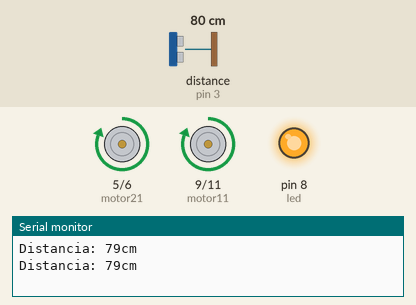
Bench run of a sketch on a simulated Arduino Uno, built with avr-gcc and run on an emulated ATmega328P. Shown: motor-driver pin pairs drawn as motors (green arrow = first pin HIGH = forward, orange = second pin HIGH = backward, longer = more drive), output pins drawn as LEDs (lit = HIGH), the last lines printed to the serial monitor. The test bench sets the inputs (shaded band); at power-on: distance to the obstacle (sensor on pin 3) 80 cm. The echo pulse lasts 58.3 µs per cm; pins used as bus, display or sensor lines are not drawn.

Above: at 10.9 s.
11.0 s: distance to the obstacle (sensor on pin 3) set to 150 cm
At 15.27 s:
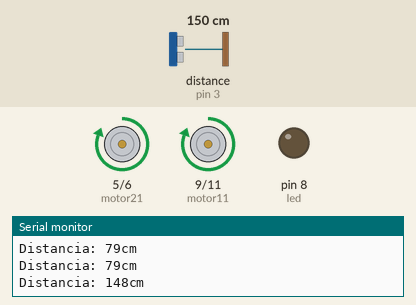
21.9 s: distance to the obstacle (sensor on pin 3) set to 158 cm
At 26.8 s:
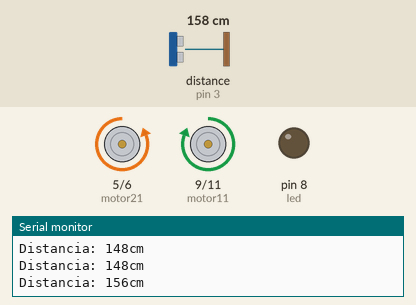
Timing chart, 0 to 28.3 s (numbered marks = the images above; inputs shaded):
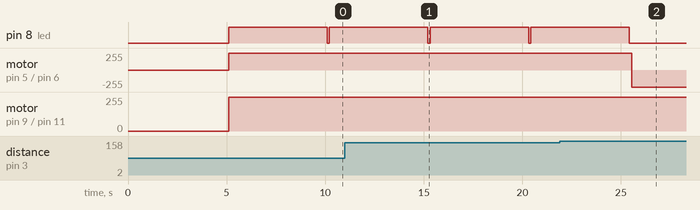

The sketch:

oddesey1__1_.ino
```cpp
const int Trigger = 10;   //Pin digital 2 para el Trigger del sensor
const int Echo = 3;   //Pin digital 3 para el Echo del sensor
int led = 8;
int motor11 = 9;
int motor12 = 11;
int motor21 = 5;
int motor22 = 6;
int BN = 1;

void setup() {
  Serial.begin(9600);//iniciailzamos la comunicación
  pinMode(Trigger, OUTPUT); //pin como salida
  pinMode(Echo, INPUT);  //pin como entrada
  pinMode(led, OUTPUT);
  digitalWrite(Trigger, LOW);//Inicializamos el pin con 0

  pinMode(motor11, OUTPUT);
  pinMode(motor12, OUTPUT);
  pinMode(motor21, OUTPUT);
  pinMode(motor22, OUTPUT);

  pinMode(BN, INPUT);

}

void loop()
{

 delay(5000);

 digitalWrite(led, LOW);
  long t; //timepo que demora en llegar el eco
  long d; //distancia en centimetros

  digitalWrite(Trigger, HIGH);
  delayMicroseconds(10);          //Enviamos un pulso de 10us
  digitalWrite(Trigger, LOW);

  t = pulseIn(Echo, HIGH); //obtenemos el ancho del pulso
  d = t/59;             //escalamos el tiempo a una distancia en cm

  Serial.print("Distancia: ");
  Serial.print(d);      //Enviamos serialmente el valor de la distancia
  Serial.print("cm");
  Serial.println();
  delay(100);          //Hacemos una pausa de 100ms


  if(d <= 150){
    digitalWrite(led, HIGH);

    digitalWrite(motor11, HIGH);
    digitalWrite(motor12, LOW);
    digitalWrite(motor21, HIGH);
    digitalWrite(motor22, LOW);
  }
  else {
    digitalWrite(motor11, HIGH);
    digitalWrite(motor12, LOW);
    digitalWrite(motor21, LOW);
    digitalWrite(motor22, HIGH);
  }


}
```

Measured:
- the behaviour switches between 152 and 153 cm on distance to the obstacle (sensor on pin 3) (found by bisection; images 1 and 2)
- after the input at 21.9 s, pin 8 (led): goes on until 25.4 s, then stays LOW; motor on pin 5 (motor21) / pin 6 (motor22): forward 255/255 → backward 255/255 after 3.6 s
